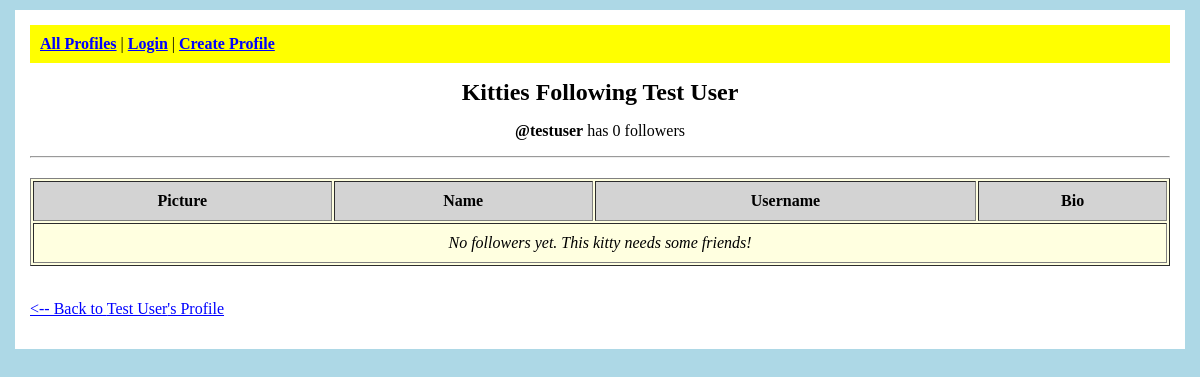
Screenshot of /mini_insta/profile/1/followers/ with the database file from the repository.
### mini_insta/models.py (models this page shows, shortened)
class Profile(models.Model):
    user = models.ForeignKey(User, on_delete=models.CASCADE, default=1)
    bio_text = models.TextField(blank=True)
    username = models.CharField(max_length=100, unique=True)
    profile_image_url = models.URLField(max_length=500)
    display_name = models.CharField(max_length=100)
    join_date = models.DateTimeField(auto_now_add=True)
    def get_followers(self):
        follow_objects = Follow.objects.filter(profile=self)
        followers = [follow.follower_profile for follow in follow_objects]
        return followers
    def get_num_followers(self):
        return Follow.objects.filter(profile=self).count()

### mini_insta/views.py (the view)
# urls.py: path('profile/<int:pk>/followers/', views.ShowFollowersDetailView.as_view(), name='show_followers'),
class ShowFollowersDetailView(DetailView):
    model = Profile
    template_name = 'mini_insta/show_followers.html'
    context_object_name = 'profile'

### mini_insta/templates/mini_insta/show_followers.html (shortened to what this page needs)
{% extends 'mini_insta/base.html' %}
{% block content %}
<center>
    <h1>Kitties Following {{ profile.display_name }}</h1>
    <p><b>@{{ profile.username }}</b> has {{ profile.get_num_followers }} follower{% if profile.get_num_followers != 1 %}s{% endif %}</p>
</center>
<hr>
<table border="1" cellpadding="10" style="width: 100%; margin-top: 20px; background-color: lightyellow;">
    <tr style="background-color: lightgray;">
        <th>Picture</th>
        <th>Name</th>
        <th>Username</th>
        <th>Bio</th>
    </tr>
    {% for follower in profile.get_followers %}
    <tr>
        <td style="text-align: center;">
            <a href="{% url 'mini_insta:show_profile' follower.pk %}">
                <img src="{{ follower.profile_image_url }}" alt="{{ follower.display_name }}"
                     width="80" height="80" style="border: 1px solid black;">
            </a>
        </td>
        <td>
            <a href="{% url 'mini_insta:show_profile' follower.pk %}" style="color: blue;">
                {{ follower.display_name }}
            </a>
        </td>
        <td>@{{ follower.username }}</td>
        <td>
            {% if follower.bio_text %}
                {{ follower.bio_text|truncatechars:50 }}
            {% else %}
                (no bio)
            {% endif %}
        </td>
    </tr>
    {% empty %}
    <tr>
        <td colspan="4" style="text-align: center;">
            <i>No followers yet. This kitty needs some friends!</i>
        </td>
    </tr>
    {% endfor %}
</table>
<br>
<p>
    <a href="{% url 'mini_insta:show_profile' profile.pk %}" style="color: blue; text-decoration: underline;">
        &lt;-- Back to {{ profile.display_name }}'s Profile
    </a>
</p>
{% endblock %}

### mini_insta/templates/mini_insta/base.html (style rules this page uses)
body { font-family: Times; margin: 10px; background-color: lightblue; }
h1 { color: black; text-align: center; font-size: 24px; }

### rows the page displays
Profile: display_name "Test User", username "testuser", get_num_followers "0"
